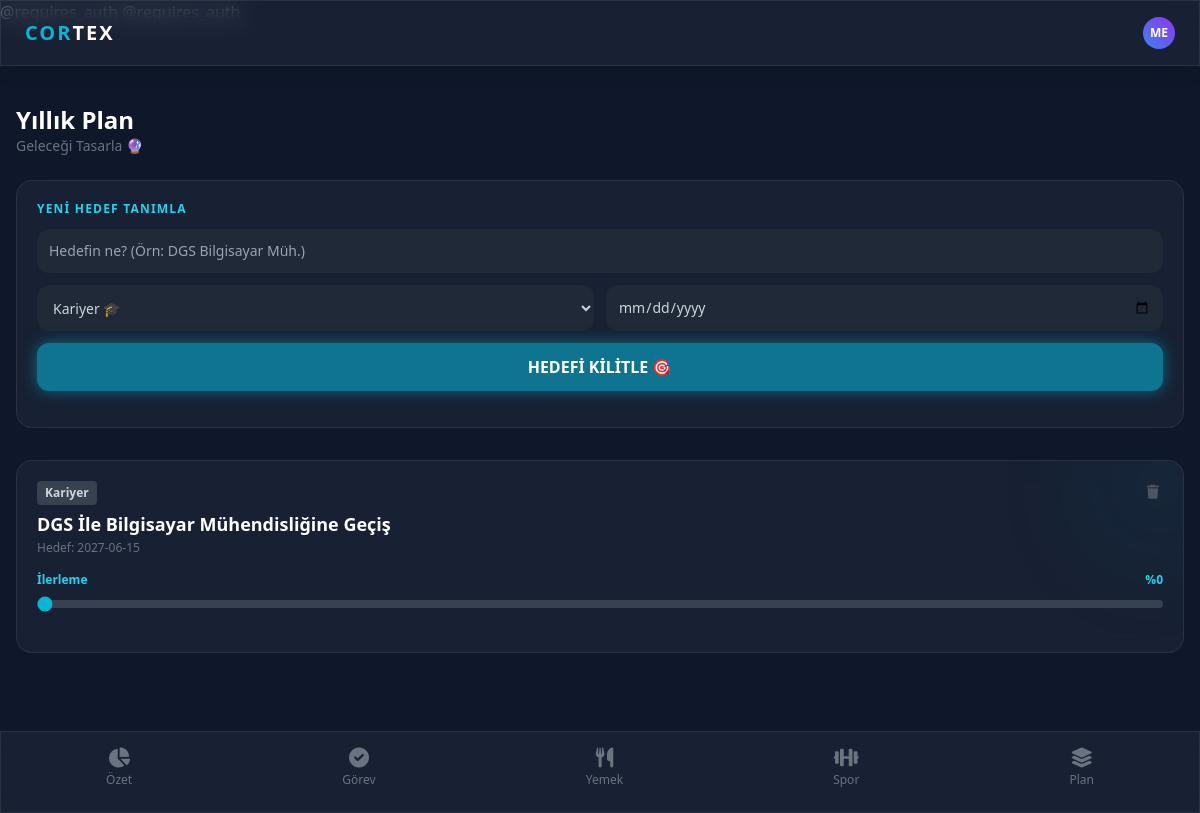
The app's page /roadmap with its own data.
### tables this page shows
CREATE TABLE goals (
        id INTEGER PRIMARY KEY AUTOINCREMENT,
        baslik TEXT,
        kategori TEXT,
        hedef_tarih TEXT,
        ilerleme INTEGER DEFAULT 0
    );

### app.py (the view, shortened to what this page needs)
@app.route('/roadmap', methods=['GET', 'POST'])
def roadmap():
    conn = get_db_connection()
    hedefler = conn.execute('SELECT * FROM goals ORDER BY hedef_tarih ASC').fetchall()
    bugun = datetime.now()
    conn.close()
    return render_template('roadmap.html', hedefler=hedefler, bugun=bugun)

### app.py (called while the page is built)
def get_db_connection():
    conn = sqlite3.connect(DB_NAME)
    conn.row_factory = sqlite3.Row
    return conn

### templates/roadmap.html (shortened to what this page needs)
{% extends "layout.html" %}
{% block content %}
<div class="mb-6">
    <h2 class="text-2xl font-bold text-white">Yıllık Plan</h2>
    <p class="text-gray-500 text-sm">Geleceği Tasarla 🔮</p>
</div>
<div class="glass p-5 rounded-2xl mb-8 border border-cyan-500/30">
    <h3 class="text-cyan-400 text-xs font-bold uppercase mb-3 tracking-widest">Yeni Hedef Tanımla</h3>
    <form method="POST" class="space-y-3">
        <input type="text" name="baslik" placeholder="Hedefin ne? (Örn: DGS Bilgisayar Müh.)" required
            class="w-full bg-gray-800 text-white p-3 rounded-xl outline-none focus:ring-1 focus:ring-cyan-500 text-sm">
        <div class="grid grid-cols-2 gap-3">
            <select name="kategori" class="bg-gray-800 text-gray-300 p-3 rounded-xl outline-none text-sm">
                <option value="Kariyer">Kariyer 🎓</option>
            </select>
            <input type="date" name="tarih" required
                class="bg-gray-800 text-gray-300 p-3 rounded-xl outline-none text-sm">
        </div>
        <button type="submit" name="hedef_ekle" class="w-full bg-cyan-700 hover:bg-cyan-600 text-white font-bold py-3 rounded-xl transition-all shadow-[0_0_15px_rgba(6,182,212,0.5)]">
            HEDEFİ KİLİTLE 🎯
        </button>
    </form>
</div>
<div class="space-y-6 pb-20">
    {% for hedef in hedefler %}
    <div class="glass p-5 rounded-2xl relative overflow-hidden group">
        <div class="absolute -right-10 -top-10 w-32 h-32 bg-cyan-600 rounded-full blur-3xl opacity-10 group-hover:opacity-20 transition-opacity"></div>
        <div class="flex justify-between items-start mb-2 relative z-10">
            <div>
                <span class="text-xs font-bold px-2 py-1 rounded bg-gray-700 text-gray-300 mb-2 inline-block">{{ hedef['kategori'] }}</span>
                <h3 class="text-lg font-bold text-white leading-tight">{{ hedef['baslik'] }}</h3>
                <p class="text-xs text-gray-500 mt-1">Hedef: {{ hedef['hedef_tarih'] }}</p>
            </div>
            <form method="POST">
                <button type="submit" name="hedef_sil" class="text-gray-600 hover:text-red-500 text-sm p-1">
                    <i class="fas fa-trash"></i>
                </button>
            </form>
        </div>
        <form method="POST" class="mt-4 relative z-10">
            <div class="flex justify-between text-xs text-cyan-400 font-bold mb-1">
                <span>İlerleme</span>
                <span>%{{ hedef['ilerleme'] }}</span>
            </div>
            <div class="relative w-full h-6 flex items-center">
                <input type="range" name="yeni_yuzde" min="0" max="100" value="{{ hedef['ilerleme'] }}"
                    class="w-full h-2 bg-gray-700 rounded-lg appearance-none cursor-pointer accent-cyan-500"
                    onchange="this.form.submit()"> </div>
        </form>
    </div>
    {% else %}
    <div class="text-center py-10 opacity-50">
        <i class="fas fa-rocket text-4xl mb-3 text-gray-600"></i>
        <p class="text-sm">Henüz büyük bir hedefin yok.</p>
    </div>
    {% endfor %}
</div>
{% endblock %}

### templates/layout.html (style rules this page uses)
body { background-color: #0f172a; color: #fff; padding-bottom: 80px; }
.glass { background: rgba(30, 41, 59, 0.6); backdrop-filter: blur(12px); border: 1px solid rgba(255, 255, 255, 0.08); }

### records on screen
goals: kategori "Kariyer", baslik "DGS İle Bilgisayar Mühendisliğine Geçiş", hedef_tarih "2027-06-15", ilerleme "0", yeni_yuzde "0"
